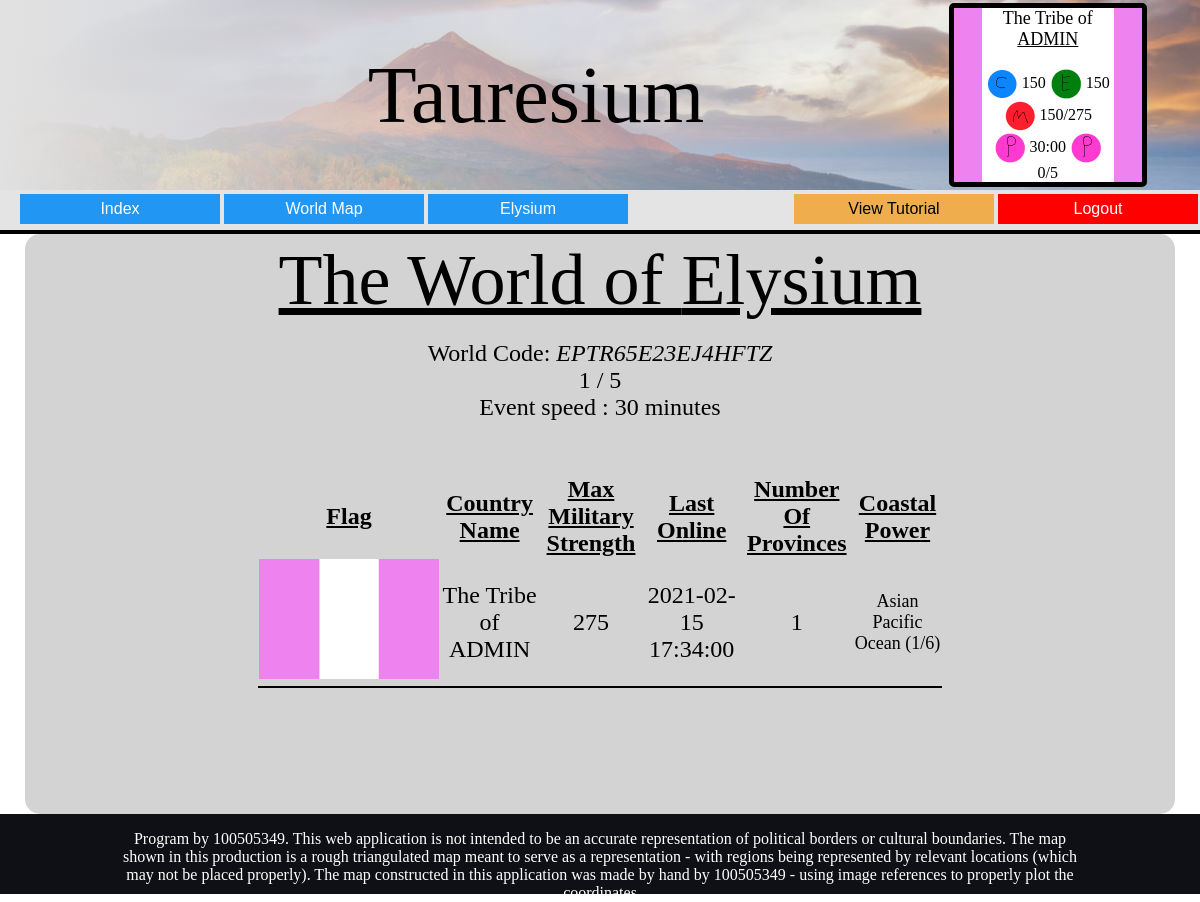
/SessionStats.php (signed in), run on the app's committed database.
### tables this page shows
CREATE TABLE players(
Country_Name varchar(50) PRIMARY KEY NOT NULL,
Hashed_Password varchar(64) NOT NULL,
Country_Type varchar(50) NOT NULL,  
Colour varchar(6) NOT NULL,
World_Code varchar(16) NOT NULL,  
Military_Influence int NOT NULL,
Military_Generation FLOAT NOT NULL,
Culture_Influence int NOT NULL,
Culture_Generation FLOAT NOT NULL,
Economic_Influence int NOT NULL,
Economic_Generation FLOAT NOT NULL,
Last_Event_Time DATETIME NOT NULL,
events_Stacked FLOAT NOT NULL,
Active_Event_ID int  
);

CREATE TABLE worlds(
World_Code varchar(16) PRIMARY KEY NOT NULL,
World_Name varchar(20) NOT NULL,
MapType varchar(16) NOT NULL,
Speed int NOT NULL,
Capacity int NOT NULL
);

### Scripts/DBLoader.php (called while the page is built, shortened)
<?php
class Database{
	private $host  = 'localhost';
    private $user  = 'root';
    private $password   = "";
    private $database  = "tauresium";
    private $connectionData;
    public function getConnection()
	{
		$conn = new mysqli($this->host, $this->user, $this->password, $this->database);
		if($conn->connect_error)
		{
			header("Location: ../ErrorPage.php?Error=Connection");
		}
		else
		{
			$this->connectionData = $conn;
			return $conn;
		}
    }
	public function getPlayerStats($PlayerIdentity)
	{
		$result = $this->connectionData->query("SELECT Country_Name,Country_Type,Colour,World_Code,Military_Influence,Culture_Influence,Economic_Influence,Events_Stacked,Last_Event_Time,Active_Event_ID FROM players WHERE Country_Name = '" . $PlayerIdentity . "';") or die(mysqli_error($this->connectionData));
		$dataSet = $result->fetch_assoc();
		$result = $this->connectionData->query("SELECT Title FROM governmentTypes WHERE GovernmentForm = '" . $dataSet['Country_Type'] . "';") or die(mysqli_error($this->connectionData));
		$dataSet['Title'] = $result->fetch_assoc()['Title'];
		$dataSet['MilitaryCapacity'] = $this->GetPlayerMilCap($PlayerIdentity);
		$result = $this->connectionData->query("SELECT World_Name FROM worlds WHERE World_Code = '" . $dataSet['World_Code'] . "';") or die(mysqli_error($this->connectionData));
		$dataSet['World_Name'] = $result->fetch_assoc()['World_Name'];
		return $dataSet;
	}
	public function GetSessionStats($PlayerIdentity)
	{
		$result = $this->connectionData->query("SELECT World_Code FROM players WHERE Country_Name = '" . $PlayerIdentity . "';") or die(mysqli_error($this->connectionData));
		$worldCode = $result->fetch_row()[0];
		$result = $this->connectionData->query("SELECT * FROM worlds WHERE World_Code = '" . $worldCode . "';") or die(mysqli_error($this->connectionData));
		$dataSet = $result->fetch_assoc();
		return $dataSet;
	}
	public function GetSessionPlayers($worldCode)
	{
		$result = $this->connectionData->query("SELECT Country_Name,Colour,Last_Event_Time FROM players WHERE World_Code = '" . $worldCode . "';") or die(mysqli_error($this->connectionData));
		$dataSet = $result->fetch_all(MYSQLI_ASSOC);
		return $dataSet;
	}
	public function GetPlayerProvinceCount($countryName)
	{
		$result = $this->connectionData->query("SELECT Count(Country_Name) FROM province_Occupation WHERE Country_Name = '" . $countryName . "';") or die(mysqli_error($this->connectionData));
		$dataSet = $result->fetch_row()[0];
		return $dataSet;
	}
	public function GetPlayerOceanPower($countryName,$oceanName)
	{
		$result = $this->connectionData->query("SELECT Count(Country_Name) FROM province_Occupation WHERE Country_Name = '" . $countryName . "' AND Province_ID IN (SELECT Province_ID FROM provinces WHERE Coastal_Region = '" . $oceanName ."' AND Coastal = 1);") or die(mysqli_error($this->connectionData));
		$oceanprovinces = $result->fetch_row();
		$result = $this->connectionData->query("SELECT Minimum_Colony_provinces From coastalRegions WHERE Coastal_Region = '" . $oceanName ."';") or die(mysqli_error($this->connectionData));
		$requiredOceanprovinces = $result->fetch_row();
		return $oceanprovinces[0] . "/" . $requiredOceanprovinces[0];
	}
	public function GetPlayerAllOceanCount($countryName)
	{
		$result = $this->connectionData->query("SELECT Coastal_Region,Colonial_Title FROM coastalRegions;") or die(mysqli_error($this->connectionData));
		$allOceans = $result->fetch_all(MYSQLI_NUM);
		$powerPerOcean = array("");
		$counter = 0;
		for ($i=0;$i < count($allOceans);$i++)
		{
			$oceanPower = strval($this->GetPlayerOceanPower($countryName,$allOceans[$i][0]));
			$explodedPower = explode("/",$oceanPower);
			if(intval($explodedPower[0]) > 0 && intval($explodedPower[0]) < intval($explodedPower[1]))
			{
				$powerPerOcean[$counter] = strval($allOceans[$i][1] . " (" . $oceanPower . ")");
				$counter = $counter + 1;
			}
			else if(intval($explodedPower[0]) >= intval($explodedPower[1]))
			{
				$powerPerOcean[$counter] = "<b>" . strval($allOceans[$i][1]) . "(Dominant) </b>";
				$counter = $counter + 1;
			}
		}
		return $powerPerOcean;
	}
	public function ReturnWorld($loadedUser)
	{
		$result = $this->connectionData->query("SELECT World_Code FROM players WHERE Country_Name = '" . $loadedUser . "';") or die(mysqli_error($this->connectionData));
		return $result->fetch_row()[0];
	}
	public function UpdateEventTimer($country)
	{
		$result = $this->connectionData->query("SELECT Last_Event_Time FROM players WHERE Country_Name = '" . $country . "';");
		$lastEvent = $result->fetch_row();
		$eventSpeed = $this->GetEventSpeed($country);
		$currentTime = new DateTime(date("Y/m/d H:i:s"));
		$lastTime = new DateTime($lastEvent[0]);
		$formattedLastTime = $lastTime->format("Y/m/d H:i:s");
		$formattedCurTime = $currentTime->format("Y/m/d H:i:s");
		$secondsElapsed =  strtotime($formattedCurTime) - strtotime($formattedLastTime);
		$eventsAdded = $secondsElapsed / ($eventSpeed * 60);
		$this->connectionData->query("UPDATE players SET Last_Event_Time = '". $formattedCurTime . "', Events_Stacked = Events_Stacked + " . $eventsAdded . " WHERE Country_Name = '" . $country . "';") or die(mysqli_error($this->connectionData));
		$this->connectionData->query("UPDATE players SET Events_Stacked = 5 WHERE Country_Name = '" . $country . "' AND Events_Stacked > 5;") or die(mysqli_error($this->connectionData));
	}
	public function GetEventSpeed($userLogin)
	{
		$result = $this->connectionData->query("SELECT Speed FROM worlds WHERE World_Code = '" . $this->ReturnWorld($userLogin) . "';");
		$eventSpeed = $result->fetch_row();
		return intval($eventSpeed[0]);
	}
	public function GetPlayerMilCap($country)
	{
		$result = $this->connectionData->query("SELECT (200 + (COUNT(Province_ID) * 15)) FROM province_Occupation WHERE province_Occupation.Country_Name = '" . $country . "';") or die(mysqli_error($this->connectionData));
		$milCap = $result->fetch_row()[0];
		$milCap = $milCap + $this->GetTotalBuildingMilCap($country);
		return $milCap;
	}
	public function GetTotalBuildingMilCap($player)
	{
		$result = $this->connectionData->query("SELECT Building_Column_1,Building_Column_2 FROM province_Occupation WHERE Country_Name = '" . $player . "';") or die(mysqli_error($this->connectionData));
		$unformattedBuildings = $result->fetch_all(MYSQLI_NUM);
		$formattedBuildings = array();
		$bonusCapacity = 0;
		$formattedEntries = 0;
		for($i=0;$i<count($unformattedBuildings);$i++)
		{
			$formattedBuildings[$formattedEntries] = $unformattedBuildings[$i][0];
			$formattedEntries++;
			$formattedBuildings[$formattedEntries] = $unformattedBuildings[$i][1];
			$formattedEntries++;
			for($j=intval($unformattedBuildings[$i][0][1])-1;$j>=0;$j--)
			{
				$formattedBuildings[$formattedEntries] = $unformattedBuildings[$i][0][0] . $j;
				$formattedEntries++;
			}
			for($j=intval($unformattedBuildings[$i][1][1])-1;$j>=0;$j--)
			{
				$formattedBuildings[$formattedEntries] = $unformattedBuildings[$i][1][0] . $j;
				$formattedEntries++;
			}
		}
		for($i=0;$i<count($formattedBuildings);$i++)
		{
			$result = $this->connectionData->query("SELECT Bonus_Mil_Cap FROM buildings WHERE BuildingID = '" . $formattedBuildings[$i] . "';") or die(mysqli_error($this->connectionData));
			$bonusCapacity += intval($result->fetch_row()[0]);
		}
		return $bonusCapacity;
	}
}
?>

### SessionStats.php (the view, shortened to what this page needs)
<!DOCTYPE HTML>
<html>
<head>
<link rel="stylesheet" href="MainStyle.css">
</head>
<body style="background-color:white;margin:0px;">
<?php include_once 'Scripts/PageUpdate.php'?>
<?php
$database = new Database();
$player = $_SESSION['Country'];
$worldStats = $database->GetSessionStats($player);
$worldOccupants = $database->GetSessionPlayers($worldStats['World_Code']);
?>
<div style="background-color:lightgrey;width:95%;min-height:570px;overflow:auto;text-align:center;border:5px solid lightgrey;border-radius:15px;margin-left:auto;margin-right:auto;" class="InformationText">
	<font style="font-size:72px;color:black;text-decoration:underline;"> The World of <?php echo $worldStats['World_Name']; ?> </font>
	<br><br>
	<div style="width:60%;margin-left:auto;margin-right:auto;">
	<font style="font-size:24px;color:black;">World Code: <i><?php echo $worldStats['World_Code'] ?></i></font>
	<br>
	<font style="font-size:24px;color:black;"><?php echo (5 - $worldStats['Capacity']) ?> / 5</font>
	<br>
	<font style="font-size:24px;color:black;">Event speed : <?php echo $worldStats['Speed']; ?> minutes</font>
	<br>
	</div>
	<br><br><br>
	<table style="width:60%;margin-left:auto;margin-right:auto;text-align:center;font-size:24px;border-collapse:collapse;">
	<th><u> Flag </u></th>
	<th><u> Country Name  <u></th>
	<th><u> Max Military Strength <u></th>
	<th><u> Last Online <u></th>
	<th><u> Number Of Provinces <u></th>
	<th><u> Coastal Power <u></th>
	<?php
	for($x=0;$x < count($worldOccupants);$x++)
	{
		$playerTitle = $database->getPlayerStats($worldOccupants[$x]['Country_Name'])['Title'];
		$playerProvinces = $database->GetPlayerProvinceCount($worldOccupants[$x]['Country_Name']);
		$playerOceanPowers = $database->GetPlayerAllOceanCount($worldOccupants[$x]['Country_Name']);
		echo "<tr style='border-bottom:2px solid black;'>";
		echo "<td> <img src='Assets/Flags/" . $worldOccupants[$x]['Colour'] . ".png' alt='Country Flag' width='180px' height='120px'/> </td>";
		echo "<td>" . $playerTitle . " " . $worldOccupants[$x]['Country_Name'] . "</td>";
		echo "<td>" . $database->GetPlayerMilCap($worldOccupants[$x]['Country_Name']) . "</td>";
		echo "<td>" . $worldOccupants[$x]['Last_Event_Time'] . "</td>";
		echo "<td>" . $playerProvinces . "</td>";
		echo "<td style='text-align:center;font-size:18px;'>";
		foreach($playerOceanPowers as $oceanPower)
		{
			echo $oceanPower . "<br>";
		}
		echo "</td>";
		echo "</tr>";
	}
	?>
	</table>
</div>
</body>
</html>

### Scripts/PageUpdate.php (shortened to what this page needs)
<?php
include_once "DBLoader.php";
if(isset($_SESSION['Country']))
{
	include_once 'PageElements/TopBar.php';
}
else
{
	include_once 'PageElements/LoginTopBar.php';
}
?>

### PageElements/TopBar.php (shortened to what this page needs)
<?php include_once "Scripts/DBLoader.php";?>
<?php
$database = new Database();
$player = $_SESSION['Country'];
$playerStats = $database->getPlayerStats($player);
$divStyle = '"background-color: #' . $playerStats['Colour'] . ';border:5px solid black;border-radius:5px;margin-right:50px;color:black;vertical-align:middle;overflow:auto;"';
$eventSpeed = $database->GetEventSpeed($player);
$timeFormat = "i:s";
$timeUntilEventAbsolute = abs((($playerStats['Events_Stacked'] - floor($playerStats['Events_Stacked'])) * ($eventSpeed * 60)) - ($eventSpeed * 60));
if($playerStats['Events_Stacked'] < 5)
{
	$timeLeftFormatted = gmdate($timeFormat,$timeUntilEventAbsolute);
}
else
{
	$timeLeftFormatted = "---";
}
?>
<div>
<div id="LogoDiv" style="background-image:linear-gradient(to left, rgba(226, 225, 225, 0.2), rgba(226, 225, 225, 1)),url('Backgroundimages/Volcano.png');width:100%;min-height:120px;height:min-content;background-position:center;background-size:100%;text-align:center;">
<table style="width:100%;">
<tr>
<td style="width:59%;text-align:right;"> <font style="font-family:Romanus;font-size:80px;"> Tauresium </font> </td>
<td style="width:20%">
</td>
<td>
<div style= <?php echo $divStyle ?>>
<div style="width:70%;background-color:white;margin-left:auto;margin-right:auto;height:min-content;width:content;">
<font style="font-family:Romanus;font-size:18px;"> <?php echo $playerStats['Title']; ?></font>
<br>
<font style="font-family:Romanus;font-size:18px;text-decoration:underline;"> <?php echo $playerStats['Country_Name']; ?></font>
<br><br>
<img src="Assets/CultureIcon.png" style="width:32px;height:32px;vertical-align:middle;"/> <?php echo $playerStats['Culture_Influence'] . " "; ?>
<img src="Assets/EconomicIcon.png" style="width:32px;height:32px;vertical-align:middle;"/> <?php echo $playerStats['Economic_Influence'] . " "; ?>
<img src="Assets/MilitaryIcon.png" style="width:32px;height:32px;vertical-align:middle;"/> <font style="<?php echo ($playerStats['Military_Influence']>=$playerStats['MilitaryCapacity']) ? "color:green;" : "color:black;"?>"> <?php echo $playerStats['Military_Influence'] . "/" . $playerStats['MilitaryCapacity']; ?> </font>
<br>
<img src="Assets/PlaceholderIcon.png" style="width:32px;height:32px;vertical-align:middle;"/> <?php echo $timeLeftFormatted . " "; ?>
<img src="Assets/PlaceholderIcon.png" style="width:32px;height:32px;vertical-align:middle;"/> <font style="<?php echo ($playerStats['Events_Stacked']>=5) ? "color:green;" : "color:black;"?>"> <?php echo floor($playerStats['Events_Stacked']); ?>/5
<br>
</td>
</tr>
</table>
</div>
</div>
<div id="MenuBar" style="background-color:#E4E4E4;width:100%;height:40px;border-bottom:4px solid black;overflow:auto;">
	<button style="margin-left:20px;" class="menuButton" onclick="document.location='index.php'">Index</button>
	<button style="float:right;margin-right:20px;text-align: center;display: inline-block;font-size: 16px;margin: 4px 2px;cursor: pointer;width:200px;height:30px;border:none;font-family:'Helvetica';" class="backButton" onclick="document.location='Scripts/KillSession.php'">Logout</button>
	<button class="menuButton" onclick="document.location='Main.php'">World Map</button>
	<button class="menuButton" onclick="document.location='SessionStats.php'"><?php echo $playerStats['World_Name']; ?></button>
	<button class="tutorialButton" onclick="document.location='HowToPlay.php'">View Tutorial</button>
</div>

### MainStyle.css (style rules this page uses)
.menuButton { background-color:#2196f3; color: white; text-align: center; display: inline-block; font-size: 16px; margin: 4px 2px; cursor: pointer; width:200px; height:30px; border:none; font-family:'Helvetica'; float:left; }
.backButton { background-color:red; border:5px solid black; color:white; }
.tutorialButton { background-color:#f0ad4e; color: black; text-align: center; display: inline-block; font-size: 16px; margin: 4px 2px; cursor: pointer; width:200px; height:30px; border:none; font-family:'Helvetica'; float:right; }
.InformationText { font-family:'Tahoma'; }
.Disclaimer { font-family:'Tahoma'; background-color:#0e1015; color:white; width:100%; text-align:center; height:10vh; display:flex; }

### data on the page
players: Country_Name "ADMIN", Culture_Influence "150", Economic_Influence "150", Military_Influence "150", events_Stacked.Speed "30:00", events_Stacked "0", Colour (picture), playerTitle "The Tribe of", GetPlayerMilCap "275", Last_Event_Time "2021-02-15 17:34:00", playerProvinces "1", oceanPower "Asian Pacific Ocean (1/6)"
worlds: World_Name "Elysium", World_Code "EPTR65E23EJ4HFTZ", 5-$worldStats['Capacity'] "1", Speed "30"

### other printed values
$playerStats['Title'] "The Tribe of"
$playerStats['MilitaryCapacity'] "275"
$playerStats['World_Name'] "Elysium"
